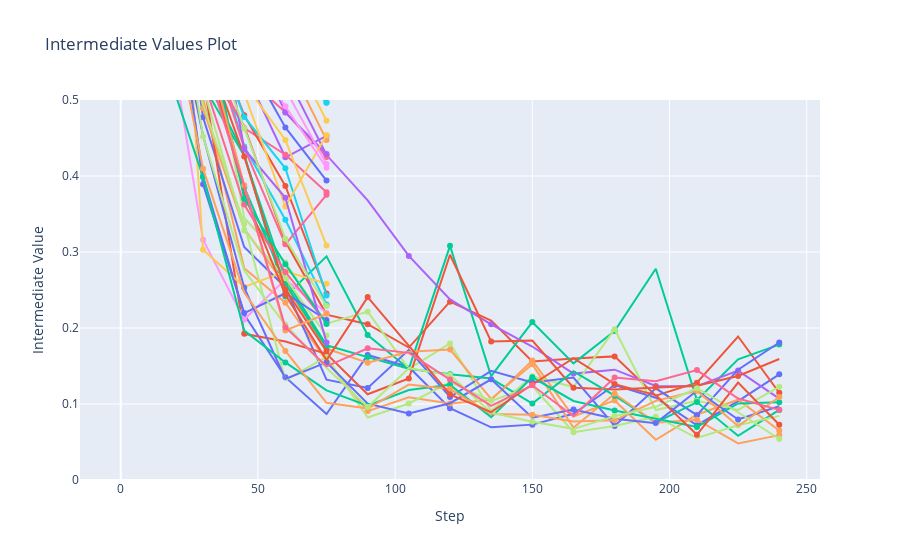

Notebook code cell kept with this figure:
### Code cell
fig = optuna.visualization.plot_intermediate_values(study_architecture)

# Fix the visible y-range
fig.update_yaxes(range=[0.0, 0.5])

### Figure 1 — Plotly figure (JSON) as saved in the notebook; plotly's stock layout.template omitted (floating-point values rounded to 4 significant figures)
{"data": [{"marker": {"maxdisplayed": 10}, "mode": "lines+markers", "name": "Trial0", "type": "scatter", "x": [0, 15, 30, 45, 60, 75, 90, 105, 120, 135, 150, 165, 180, 195, 210, 225, 240], "y": [1.956, 0.7749, 0.3992, 0.2177, 0.1353, 0.08676, 0.1645, 0.1488, 0.09452, 0.06929, 0.07285, 0.08709, 0.125, 0.1082, 0.07206, 0.1038, 0.139]}, {"marker": {"maxdisplayed": 10}, "mode": "lines+markers", "name": "Trial1", "type": "scatter", "x": [0, 15, 30, 45, 60, 75, 90, 105, 120, 135, 150, 165, 180, 195, 210, 225, 240], "y": [0.9922, 0.7991, 0.5523, 0.4656, 0.3137, 0.2176, 0.2051, 0.1742, 0.2347, 0.2099, 0.1558, 0.16, 0.1626, 0.1109, 0.1281, 0.1888, 0.1148]}, {"marker": {"maxdisplayed": 10}, "mode": "lines+markers", "name": "Trial2", "type": "scatter", "x": [0, 15, 30, 45, 60, 75, 90, 105, 120, 135, 150, 165, 180, 195, 210, 225, 240], "y": [1.309, 0.8561, 0.5343, 0.4287, 0.2415, 0.2943, 0.1907, 0.1462, 0.3081, 0.1367, 0.2078, 0.1534, 0.1961, 0.278, 0.1051, 0.1588, 0.1782]}, {"marker": {"maxdisplayed": 10}, "mode": "lines+markers", "name": "Trial3", "type": "scatter", "x": [0, 15, 30, 45, 60, 75, 90, 105, 120, 135, 150, 165, 180, 195, 210, 225, 240], "y": [0.8357, 0.852, 0.8113, 0.6519, 0.5347, 0.4276, 0.3679, 0.2949, 0.2375, 0.2048, 0.1756, 0.14, 0.1452, 0.1238, 0.1234, 0.144, 0.1071]}, {"marker": {"maxdisplayed": 10}, "mode": "lines+markers", "name": "Trial4", "type": "scatter", "x": [0, 15, 30, 45, 60, 75, 90, 105, 120, 135, 150, 165, 180, 195, 210, 225, 240], "y": [1.536, 0.8518, 0.5022, 0.2786, 0.2332, 0.1569, 0.09065, 0.1089, 0.1007, 0.1054, 0.1571, 0.08358, 0.1047, 0.05287, 0.08589, 0.1056, 0.06512]}, {"marker": {"maxdisplayed": 10}, "mode": "lines+markers", "name": "Trial5", "type": "scatter", "x": [0, 15, 30, 45, 60, 75], "y": [0.8303, 0.8575, 0.9014, 0.8979, 0.8843, 0.8771]}, {"marker": {"maxdisplayed": 10}, "mode": "lines+markers", "name": "Trial6", "type": "scatter", "x": [0, 15, 30, 45, 60, 75], "y": [0.8338, 0.8399, 0.7458, 0.5326, 0.4838, 0.4251]}, {"marker": {"maxdisplayed": 10}, "mode": "lines+markers", "name": "Trial7", "type": "scatter", "x": [0, 15, 30, 45, 60, 75, 90, 105, 120, 135, 150, 165, 180, 195, 210, 225, 240], "y": [1.268, 0.8629, 0.6572, 0.3447, 0.2863, 0.2057, 0.2215, 0.1462, 0.1796, 0.09111, 0.1364, 0.1223, 0.1984, 0.09203, 0.1044, 0.0923, 0.1226]}, {"marker": {"maxdisplayed": 10}, "mode": "lines+markers", "name": "Trial8", "type": "scatter", "x": [0, 15, 30, 45, 60, 75], "y": [0.8421, 0.9136, 0.8707, 0.8629, 0.8543, 0.8385]}, {"marker": {"maxdisplayed": 10}, "mode": "lines+markers", "name": "Trial9", "type": "scatter", "x": [0, 15, 30, 45, 60, 75], "y": [0.9002, 0.8373, 0.7779, 0.6731, 0.579, 0.4727]}, {"marker": {"maxdisplayed": 10}, "mode": "lines+markers", "name": "Trial10", "type": "scatter", "x": [0, 15, 30, 45, 60, 75, 90, 105, 120, 135, 150, 165, 180, 195, 210, 225, 240], "y": [1.562, 0.8541, 0.4772, 0.3066, 0.2537, 0.1319, 0.1211, 0.1713, 0.1092, 0.1437, 0.1283, 0.1348, 0.07118, 0.1206, 0.08529, 0.1452, 0.181]}, {"marker": {"maxdisplayed": 10}, "mode": "lines+markers", "name": "Trial11", "type": "scatter", "x": [0, 15, 30, 45, 60, 75, 90, 105, 120, 135, 150, 165, 180, 195, 210, 225, 240], "y": [2.824, 0.7766, 0.5301, 0.1923, 0.1823, 0.166, 0.1128, 0.1335, 0.2964, 0.1822, 0.1834, 0.1213, 0.1191, 0.1219, 0.1239, 0.1368, 0.1592]}, {"marker": {"maxdisplayed": 10}, "mode": "lines+markers", "name": "Trial12", "type": "scatter", "x": [0, 15, 30, 45, 60, 75, 90, 105, 120, 135, 150, 165, 180, 195, 210, 225, 240], "y": [1.149, 0.7742, 0.5196, 0.4266, 0.2645, 0.1772, 0.1617, 0.1463, 0.1392, 0.1334, 0.1006, 0.1429, 0.1109, 0.07548, 0.1025, 0.05819, 0.09219]}, {"marker": {"maxdisplayed": 10}, "mode": "lines+markers", "name": "Trial13", "type": "scatter", "x": [0, 15, 30, 45, 60, 75], "y": [4.011, 0.7752, 0.622, 0.5394, 0.4246, 0.4529]}, {"marker": {"maxdisplayed": 10}, "mode": "lines+markers", "name": "Trial14", "type": "scatter", "x": [0, 15, 30, 45, 60, 75, 90, 105, 120, 135, 150, 165, 180, 195, 210, 225, 240], "y": [1.15, 0.7875, 0.4889, 0.3305, 0.2564, 0.173, 0.1542, 0.1687, 0.1716, 0.1067, 0.1523, 0.06884, 0.1135, 0.07529, 0.07941, 0.04815, 0.05905]}, {"marker": {"maxdisplayed": 10}, "mode": "lines+markers", "name": "Trial15", "type": "scatter", "x": [0, 15, 30, 45, 60, 75], "y": [1.323, 0.8052, 0.6183, 0.4389, 0.3424, 0.2311]}, {"marker": {"maxdisplayed": 10}, "mode": "lines+markers", "name": "Trial16", "type": "scatter", "x": [0, 15, 30, 45, 60, 75], "y": [1.441, 0.7027, 0.5694, 0.4629, 0.428, 0.3787]}, {"marker": {"maxdisplayed": 10}, "mode": "lines+markers", "name": "Trial17", "type": "scatter", "x": [0, 15, 30, 45, 60, 75, 90, 105, 120, 135, 150, 165, 180, 195, 210, 225, 240], "y": [2.383, 0.7027, 0.494, 0.3371, 0.1314, 0.162, 0.08227, 0.1007, 0.1288, 0.1042, 0.1236, 0.06279, 0.07104, 0.08331, 0.0552, 0.07209, 0.08439]}, {"marker": {"maxdisplayed": 10}, "mode": "lines+markers", "name": "Trial18", "type": "scatter", "x": [0, 15, 30, 45, 60, 75], "y": [3.468, 0.647, 0.3161, 0.2112, 0.264, 0.2199]}, {"marker": {"maxdisplayed": 10}, "mode": "lines+markers", "name": "Trial19", "type": "scatter", "x": [0, 15, 30, 45, 60, 75], "y": [5.566, 1.118, 0.3029, 0.2542, 0.2745, 0.2583]}, {"marker": {"maxdisplayed": 10}, "mode": "lines+markers", "name": "Trial20", "type": "scatter", "x": [0, 15, 30, 45, 60, 75, 90, 105, 120, 135, 150, 165, 180, 195, 210, 225, 240], "y": [2.193, 0.7111, 0.4532, 0.253, 0.1329, 0.1548, 0.1004, 0.08759, 0.1011, 0.1325, 0.08188, 0.09271, 0.08052, 0.07484, 0.1176, 0.07963, 0.097]}, {"marker": {"maxdisplayed": 10}, "mode": "lines+markers", "name": "Trial21", "type": "scatter", "x": [0, 15, 30, 45, 60, 75], "y": [1.08, 0.8512, 0.6176, 0.48, 0.3869, 0.2454]}, {"marker": {"maxdisplayed": 10}, "mode": "lines+markers", "name": "Trial22", "type": "scatter", "x": [0, 15, 30, 45, 60, 75], "y": [1.569, 0.8709, 0.5911, 0.3852, 0.2586, 0.1746]}, {"marker": {"maxdisplayed": 10}, "mode": "lines+markers", "name": "Trial23", "type": "scatter", "x": [0, 15, 30, 45, 60, 75], "y": [2.578, 1.173, 0.7954, 0.6675, 0.6124, 0.6022]}, {"marker": {"maxdisplayed": 10}, "mode": "lines+markers", "name": "Trial24", "type": "scatter", "x": [0, 15, 30, 45, 60, 75], "y": [0.9384, 0.8534, 0.7346, 0.6299, 0.5559, 0.4473]}, {"marker": {"maxdisplayed": 10}, "mode": "lines+markers", "name": "Trial25", "type": "scatter", "x": [0, 15, 30, 45, 60, 75], "y": [0.8626, 0.8729, 0.8352, 0.6973, 0.6156, 0.4968]}, {"marker": {"maxdisplayed": 10}, "mode": "lines+markers", "name": "Trial26", "type": "scatter", "x": [0, 15, 30, 45, 60, 75], "y": [1.301, 0.837, 0.5271, 0.3624, 0.2734, 0.2072]}, {"marker": {"maxdisplayed": 10}, "mode": "lines+markers", "name": "Trial27", "type": "scatter", "x": [0, 15, 30, 45, 60, 75], "y": [1.296, 0.7915, 0.5178, 0.3282, 0.2656, 0.19]}, {"marker": {"maxdisplayed": 10}, "mode": "lines+markers", "name": "Trial28", "type": "scatter", "x": [0, 15, 30, 45, 60, 75], "y": [0.8877, 0.8427, 0.7901, 0.7111, 0.6205, 0.5524]}, {"marker": {"maxdisplayed": 10}, "mode": "lines+markers", "name": "Trial29", "type": "scatter", "x": [0, 15, 30, 45, 60, 75], "y": [2.345, 0.8414, 0.8286, 0.8455, 0.8413, 0.743]}, {"marker": {"maxdisplayed": 10}, "mode": "lines+markers", "name": "Trial30", "type": "scatter", "x": [0, 15, 30, 45, 60, 75], "y": [2.986, 0.8013, 0.3892, 0.2197, 0.2458, 0.2105]}, {"marker": {"maxdisplayed": 10}, "mode": "lines+markers", "name": "Trial31", "type": "scatter", "x": [0, 15, 30, 45, 60, 75], "y": [1.745, 0.7142, 0.5769, 0.4258, 0.2505, 0.1696]}, {"marker": {"maxdisplayed": 10}, "mode": "lines+markers", "name": "Trial32", "type": "scatter", "x": [0, 15, 30, 45, 60, 75, 90, 105, 120, 135, 150, 165, 180, 195, 210, 225, 240], "y": [2.539, 0.5608, 0.3986, 0.1965, 0.1547, 0.118, 0.09764, 0.1184, 0.1252, 0.08269, 0.1351, 0.104, 0.09142, 0.0809, 0.06966, 0.1007, 0.1023]}, {"marker": {"maxdisplayed": 10}, "mode": "lines+markers", "name": "Trial33", "type": "scatter", "x": [0, 15, 30, 45, 60, 75], "y": [1.035, 0.828, 0.7043, 0.6025, 0.4836, 0.4289]}, {"marker": {"maxdisplayed": 10}, "mode": "lines+markers", "name": "Trial34", "type": "scatter", "x": [0, 15, 30, 45, 60, 75, 90, 105, 120, 135, 150, 165, 180, 195, 210, 225, 240], "y": [2.328, 0.6827, 0.4096, 0.2467, 0.1698, 0.1016, 0.09398, 0.1256, 0.1196, 0.08688, 0.08577, 0.0769, 0.07854, 0.1041, 0.1173, 0.07098, 0.1092]}, {"marker": {"maxdisplayed": 10}, "mode": "lines+markers", "name": "Trial35", "type": "scatter", "x": [0, 15, 30, 45, 60, 75], "y": [1.551, 0.7909, 0.6252, 0.4777, 0.4102, 0.2427]}, {"marker": {"maxdisplayed": 10}, "mode": "lines+markers", "name": "Trial36", "type": "scatter", "x": [0, 15, 30, 45, 60, 75], "y": [2.385, 0.7553, 0.6041, 0.4371, 0.3101, 0.3752]}, {"marker": {"maxdisplayed": 10}, "mode": "lines+markers", "name": "Trial37", "type": "scatter", "x": [0, 15, 30, 45, 60, 75, 90, 105, 120, 135, 150, 165, 180, 195, 210, 225, 240], "y": [1.545, 0.7884, 0.4519, 0.2757, 0.2043, 0.1475, 0.09599, 0.1471, 0.1381, 0.08855, 0.0767, 0.0673, 0.08407, 0.09633, 0.1208, 0.08915, 0.05391]}, {"marker": {"maxdisplayed": 10}, "mode": "lines+markers", "name": "Trial38", "type": "scatter", "x": [0, 15, 30, 45, 60, 75], "y": [0.9833, 0.8, 0.6863, 0.5666, 0.5139, 0.4157]}, {"marker": {"maxdisplayed": 10}, "mode": "lines+markers", "name": "Trial39", "type": "scatter", "x": [0, 15, 30, 45, 60, 75], "y": [1.554, 0.8963, 0.6147, 0.5088, 0.3599, 0.454]}, {"marker": {"maxdisplayed": 10}, "mode": "lines+markers", "name": "Trial40", "type": "scatter", "x": [0, 15, 30, 45, 60, 75], "y": [0.9196, 0.8091, 0.7073, 0.5602, 0.4639, 0.394]}, {"marker": {"maxdisplayed": 10}, "mode": "lines+markers", "name": "Trial41", "type": "scatter", "x": [0, 15, 30, 45, 60, 75, 90, 105, 120, 135, 150, 165, 180, 195, 210, 225, 240], "y": [1.301, 0.7973, 0.5816, 0.3767, 0.2436, 0.1579, 0.2407, 0.1766, 0.1128, 0.08932, 0.1257, 0.1603, 0.1262, 0.1117, 0.0595, 0.1282, 0.07279]}, {"marker": {"maxdisplayed": 10}, "mode": "lines+markers", "name": "Trial42", "type": "scatter", "x": [0, 15, 30, 45, 60, 75], "y": [1.38, 0.8448, 0.6274, 0.3701, 0.2838, 0.2054]}, {"marker": {"maxdisplayed": 10}, "mode": "lines+markers", "name": "Trial43", "type": "scatter", "x": [0, 15, 30, 45, 60, 75], "y": [2.056, 0.8089, 0.7376, 0.4356, 0.3713, 0.1811]}, {"marker": {"maxdisplayed": 10}, "mode": "lines+markers", "name": "Trial44", "type": "scatter", "x": [0, 15, 30, 45, 60, 75], "y": [1.332, 0.9161, 0.5865, 0.3879, 0.1968, 0.2186]}, {"marker": {"maxdisplayed": 10}, "mode": "lines+markers", "name": "Trial45", "type": "scatter", "x": [0, 15, 30, 45, 60, 75], "y": [0.847, 0.8603, 0.8211, 0.6686, 0.5523, 0.4964]}, {"marker": {"maxdisplayed": 10}, "mode": "lines+markers", "name": "Trial46", "type": "scatter", "x": [0, 15, 30, 45, 60, 75, 90, 105, 120, 135, 150, 165, 180, 195, 210, 225, 240], "y": [1.409, 0.9074, 0.558, 0.387, 0.2011, 0.1496, 0.1733, 0.1673, 0.1321, 0.09753, 0.1246, 0.08384, 0.1348, 0.13, 0.1446, 0.1072, 0.09229]}, {"marker": {"maxdisplayed": 10}, "mode": "lines+markers", "name": "Trial47", "type": "scatter", "x": [0, 15, 30, 45, 60, 75], "y": [0.9279, 0.8653, 0.6091, 0.4624, 0.3174, 0.2289]}, {"marker": {"maxdisplayed": 10}, "mode": "lines+markers", "name": "Trial48", "type": "scatter", "x": [0, 15, 30, 45, 60, 75], "y": [0.8881, 0.8662, 0.748, 0.5743, 0.4919, 0.4108]}, {"marker": {"maxdisplayed": 10}, "mode": "lines+markers", "name": "Trial49", "type": "scatter", "x": [0, 15, 30, 45, 60, 75], "y": [0.998, 0.8125, 0.6304, 0.522, 0.4475, 0.3084]}], "layout": {"showlegend": false, "title": {"text": "Intermediate Values Plot"}, "xaxis": {"title": {"text": "Step"}}, "yaxis": {"range": [0, 0.5], "title": {"text": "Intermediate Value"}}}}
